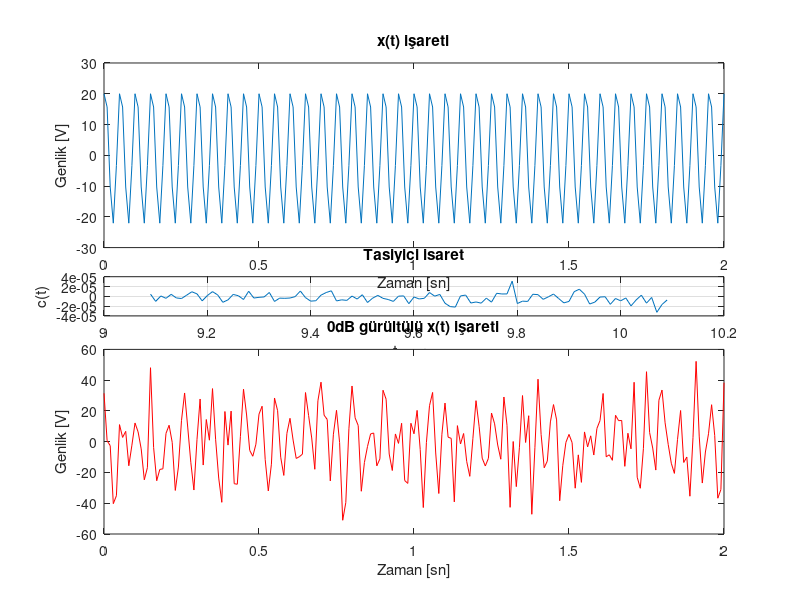
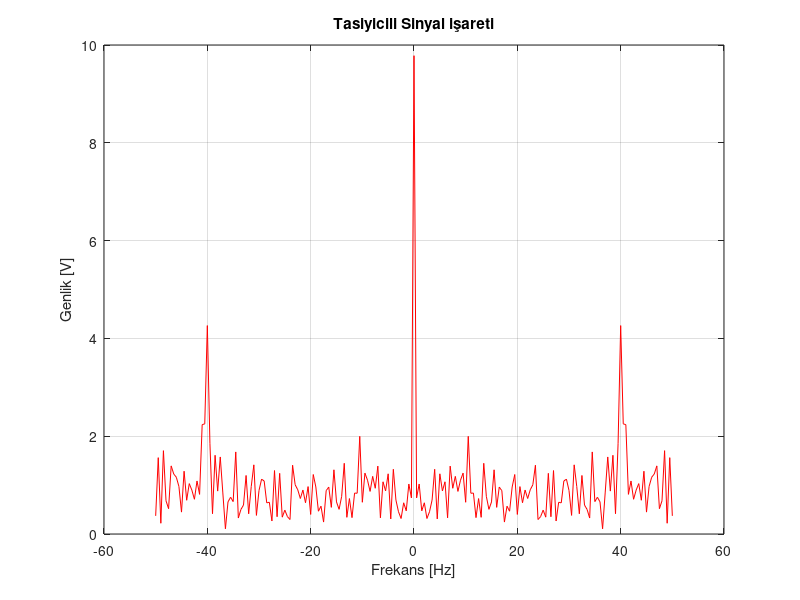

Here is the MATLAB script that generated these plots, in order: (Note: this script raises an error after producing the figures.)
%%ALDATICI JAMMERE KARŞI
zaman=7;
%degisenkod=280;
%%
bilgi=[1 0 1 1 1 0 0 1 0 0];
sifreli_kod=bilgi;
cevap = input('radar calissin mi? Y/N [Y]:','s');
       if isempty(cevap)
          zaman=zaman+1;
       end
if isempty(cevap)
    for i=1:mod(zaman,length(bilgi))
         if bilgi(i)==1
            sifreli_kod(i)=0;
         else
            sifreli_kod(i)=1;
         end
    end
    if mod(zaman,7) == 3;
        sifreli_kod(mod(zaman,7))=1;
    else
        for i=1:mod(zaman,length(bilgi))
             if bilgi(mod(zaman+4,7))== 1;
                sifreli_kod(mod(zaman+4,7))=0;
             else
             end
        end
    end
else
end
%%
%Tasiyici isaretin uretimi
Tb=1; t=0:Tb/100:1;
fc=2.4e9;
c=10*sin(2*pi*fc*t); %Tasiyici isaretinin uretimi

c_awgn=awgn(c,0,'measured'); %taşıyıcıya 0db beyaz gürültü eklendi

t1=0; t2=Tb;
for i=1:length(bilgi)
    t=[t1:.01:t2];
    if sifreli_kod(i)>0.5
       sifreli_kod(i)=1;
       m_s=ones(1,length(t));
    else sifreli_kod(i)=0;
       m_s=zeros(1,length(t));
    end
    message(i,:)=m_s;
    %Tasiyici ve bilginin uretimi
    m_awgn=awgn(message(i,:),20,'measured');
    ask_sig(i,:)=c_awgn.*m_awgn;
    t1=t1+(Tb+.01);
    t2=t2+(Tb+.01);
    %Bilgi ve ASK isaretinin cizdirimi
    subplot(5,1,2);axis([0 9 -2 2]);plot(t,m_awgn,'r');
    title('Bilgi isareti');xlabel('t−−−>');ylabel('m(t)');grid on; hold on
     
     subplot(5,1,4);plot(t,ask_sig(i,:));
     title('ASK isareti');xlabel('t−−−>');ylabel('s(t)');grid on; hold on
end
hold off
%Tasiyici isaret ve ikili giris verisinin cizdirimi
subplot(5,1,3);plot(t,c_awgn);
title('Tasiyici isaret');xlabel('t−−−>');ylabel('c(t)');grid on
subplot(5,1,1);stem(sifreli_kod);
title('Ikili veri bitleri');xlabel('n−−−>');ylabel('b(n)');grid on

%ASK Demodulasyonu
Tb=1;
t1=0;t2=Tb;
for i=1:length(bilgi)
t=[t1:Tb/100:t2];
%Korelasyon
x=sum(c_awgn.*ask_sig(i,:));
%Karar araci
if x>0
demod(i)=1;
else demod(i)=0;
end
t1=t1+(Tb+.01);
t2=t2+(Tb+.01);
end
%Demoduleli ikili veri bitlerinin cizdirimi
subplot(5,1,5); stem(demod);
title('ASK demoduleli isaret'); xlabel('n−−−>');ylabel('b(n)');grid on
%%
demod = [0,1,0,0,0,1,1,0,0,0];
%% düzeltme

demod_yedek=demod; %sifreli kodun kopyasi
cozulmus_kod=demod;
for i=1:mod(zaman,length(demod))
         if demod(i)==0
            cozulmus_kod(i)=1;
         else
            cozulmus_kod(i)=0;
         end
    end
     if mod(zaman,7) == 3;
        sifreli_kod(mod(zaman,7))=1;
    else
        for i=1:mod(zaman,length(demod))
             if demod(mod(zaman+4,7))== 0;
                cozulmus_kod(mod(zaman+4,7))=1;
             else
             end
        end
    end

%% iterasyon
degisenkod_gel=zaman;
h=1;
while(h)
if cozulmus_kod==bilgi
    disp('bilgi basariyla alindi')
    h=0; 
else
    demod=demod_yedek;
    zaman=zaman+1
    if zaman > degisenkod_gel+256
        disp('bilgi hatali veya aldatici jammer var')
        h=0;
    else
    end
for i=1:mod(zaman,length(demod))
         if demod(i)==0
            cozulmus_kod(i)=1;
         else
            cozulmus_kod(i)=0;
         end
    end
     if mod(zaman,7) == 3;
        sifreli_kod(mod(zaman,7))=1;
    else
        for i=1:mod(zaman,length(demod))
             if demod(mod(zaman+4,7))== 0;
                cozulmus_kod(mod(zaman+4,7))=1;
             else
             end
        end
    end
end 
end
%% NOİSE JAMMER
Fs=100;Ts=1/Fs;
t=0:Ts:2;
x=20*cos(2*pi*20*t)+10*sin(2*pi*20*t);
tasiyici1=cos(2*pi*20*t);


x_g=awgn(x,0 ,'measured');
subplot(2,1,1)
plot(t,x),title('x(t) işareti'),xlabel('Zaman [sn]'),ylabel('Genlik [V]');
subplot(2,1,2)
plot(t,x_g,'r'),title('0dB gürültülü x(t) işareti'),xlabel('Zaman [sn]'),ylabel('Genlik [V]');

figure
mag_Z = fftshift(abs(fft(x_g)));mag_Z = 1/numel(mag_Z)*mag_Z;
F1 = linspace(-Fs/2,Fs/2,numel(mag_Z));
plot(F1,mag_Z,'r'),grid on;
xlabel('Frekans [Hz]'),ylabel('Genlik [V]')
title('0 dB gürültülü |X(jw)| işareti');
%%
sinyal=tasiyici1.*x;
sinyal=awgn(sinyal,0 ,'measured');
mag_S = fftshift(abs(fft(sinyal)));mag_S = 1/numel(mag_S)*mag_S;
F2 = linspace(-Fs/2,Fs/2,numel(mag_S));
plot(F2,mag_S,'r'),grid on;
xlabel('Frekans [Hz]'),ylabel('Genlik [V]')
title('Tasiyicili Sinyal işareti');

%%
barragejammer = barrageJammer('ERP',1000,'SamplesPerFrame',201);
jammer=step(barragejammer);
jammer=jammer';
mag_X = fftshift(abs(fft(jammer)));mag_X = 1/numel(mag_X)*mag_X;
subplot(2,1,1)
plot(t,jammer),title('Jammer Zaman Domeni');
subplot(2,1,2)
plot(F2,mag_X,'r'),grid on;
title(' |jammer(jw)| işareti');
alici=jammer+sinyal;

figure
subplot(2,1,1)
    plot(t,alici),title('Jammer Sonrasi olusan yeni sinyal');
    mag_X2 = fftshift(abs(fft(alici)));mag_X2 = 1/numel(mag_X2)*mag_X2;
    subplot(2,1,2)
plot(F2,mag_X2,'r'),grid on;
title('Genlik Spektrumue');
 
 
    